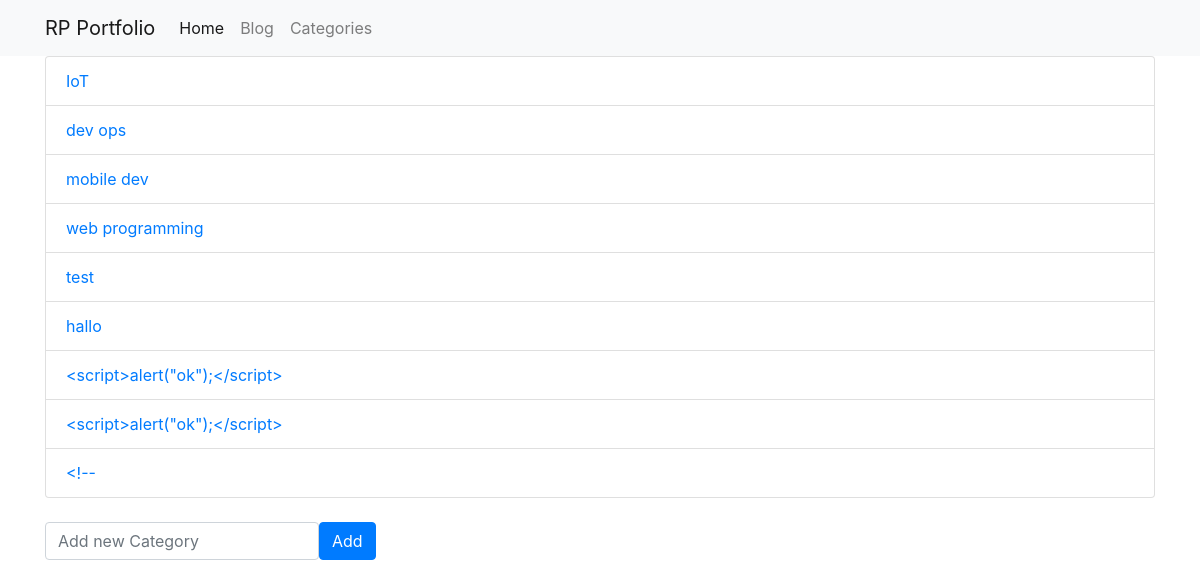
Screenshot of /blog/categories with the database file from the repository.
### blog/models.py (models this page shows, shortened)
class Category(models.Model):
    name = models.CharField(max_length=20)

### blog/views.py (the view, shortened to what this page needs)
# urls.py: path("categories", views.blog_list_categories, name="blog_list_categories"),
def blog_list_categories(request):
    form = AddCategory()
    categories = Category.objects.all()
    context = {"categories":categories, "form":form}
    return render(request, "blog_list_categories.html", context=context)

### blog/forms.py
class AddCategory(forms.Form):
    name = forms.CharField(max_length=60, widget=forms.TextInput(attrs={"class":"form-control", "placeholder": "Add new Category"}))

### blog/templates/blog_list_categories.html (shortened to what this page needs)
{% extends "base.html" %}
{% load static %}
{% block page_content %}
    <h1>Blog Categories</h1>
    <ul class="list-group">
        {% for category in categories %}
            <li class="list-group-item"><a href="{% url 'blog_category' category.name %}"> {{ category.name }}</a></li>
        {% endfor %}
    </ul></br>
    <form action="/blog/categories" method="post">
        <div class="form-inline">
            {{ form.name }}
            <button type="submit" class="btn btn-primary">Add</button>
        </div>
    </form>
{% endblock %}

### rows the page displays
Category: name "IoT"
Category: name "dev ops"
Category: name "mobile dev"
Category: name "web programming"
Category: name "test"
Category: name "hallo"
Category: name "<script>alert(\"ok\");</script>"
Category: name "<script>alert(\"ok\");</script>"
Category: name "<!--"
